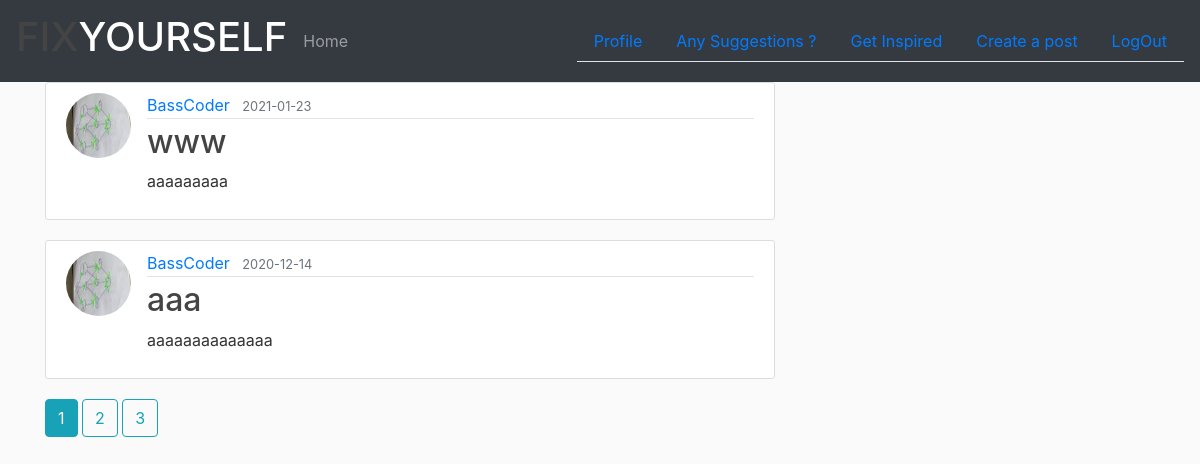
/posts (signed in), run on the app's committed database.
### se_hackethon_project/models.py (models this page shows, shortened)
class Post(db.Model):
    id = db.Column(db.Integer,primary_key = True)
    title = db.Column(db.String(100),nullable = False)
    date_posted = db.Column(db.DateTime,nullable = False,default = datetime.utcnow)
    content = db.Column(db.Text,nullable=False)
    image_file = db.Column(db.String(20),nullable=False,default = 'default1.jpg')
    user_id = db.Column(db.Integer, db.ForeignKey('user.id'), nullable=False)

class User(db.Model,UserMixin):
    id = db.Column(db.Integer,primary_key=True)
    name = db.Column(db.String(20),nullable=False)
    email = db.Column(db.String(120),unique=True,nullable=False)
    image_file = db.Column(db.String(20),nullable=False,default = 'default.jpg')
    password = db.Column(db.String(60),nullable=False)
    posts = db.relationship('Post', backref='author', lazy=True)
    feedbacks = db.relationship('Feedback',backref='customer',lazy=True)

### se_hackethon_project/routes.py (the view)
@app.route("/posts")
@login_required
def all_posts():
    page = request.args.get('page', 1, type=int)
    posts = Post.query.order_by(Post.date_posted.desc()).paginate(page=page, per_page=2)
    return render_template('allPosts.html', posts=posts)

### se_hackethon_project/models.py (called while the page is built)
@login_manager.user_loader
def load_user(user_id):
    return User.query.get(int(user_id))

### se_hackethon_project/templates/allPosts.html
{% extends 'layout.html' %}
{% block content %}
  {% for post in posts.items %}
      <article class="media content-section">
        <img class="rounded-circle article-img" src="{{ url_for('static',filename = 'profile_pics/' + post.author.image_file) }}">
        <div class="media-body">
          <div class="article-metadata">
            <a class="mr-2" href="{{ url_for('user_posts',username=post.author.name) }}">{{ post.author.name }}</a>
            <small class="text-muted">{{ post.date_posted.strftime("%Y-%m-%d") }}</small>
          </div>
          <h2><a class="article-title" href="{{ url_for('post',post_id = post.id) }}">{{ post.title }}</a></h2>
          <p class="article-content">{{ post.content }}</p>
        </div>
      </article>
  {% endfor %}
  {% for page_num in posts.iter_pages(left_edge=1,right_edge=1,left_current=1,right_current=2) %}
    {% if page_num %}
      {% if posts.page == page_num %}
        <a class="btn btn-info mb-4" href="{{url_for('all_posts',page=page_num)}}">{{page_num}}</a>
      {% else %}
        <a class="btn btn-outline-info mb-4" href="{{url_for('all_posts',page=page_num)}}">{{page_num}}</a>
      {% endif %}
    {% else %}
      ...
    {% endif %}
  {% endfor %}
{% endblock content %}

### se_hackethon_project/static/main.css (style rules this page uses)
body { background: #fafafa; color: #333333; }
h1, h2, h3, h4, h5, h6 { color: #444444; }
.content-section { background: #ffffff; padding: 10px 20px; border: 1px solid #dddddd; border-radius: 3px; margin-bottom: 20px; }
.article-title { color: #444444; }
.article-content { white-space: pre-line; }
.article-img { height: 65px; width: 65px; margin-right: 16px; }
.article-metadata { padding-bottom: 1px; margin-bottom: 4px; border-bottom: 1px solid #e3e3e3 }

### data on the page
Post: image_file (picture), author.name "BassCoder", date_posted "2021-01-23", title "www", content "aaaaaaaaa"
Post: image_file (picture), author.name "BassCoder", date_posted "2020-12-14", title "aaa", content "aaaaaaaaaaaaaa"

### other printed values
{{ page_num }} "1"
{{ page_num }} "2" "3"
